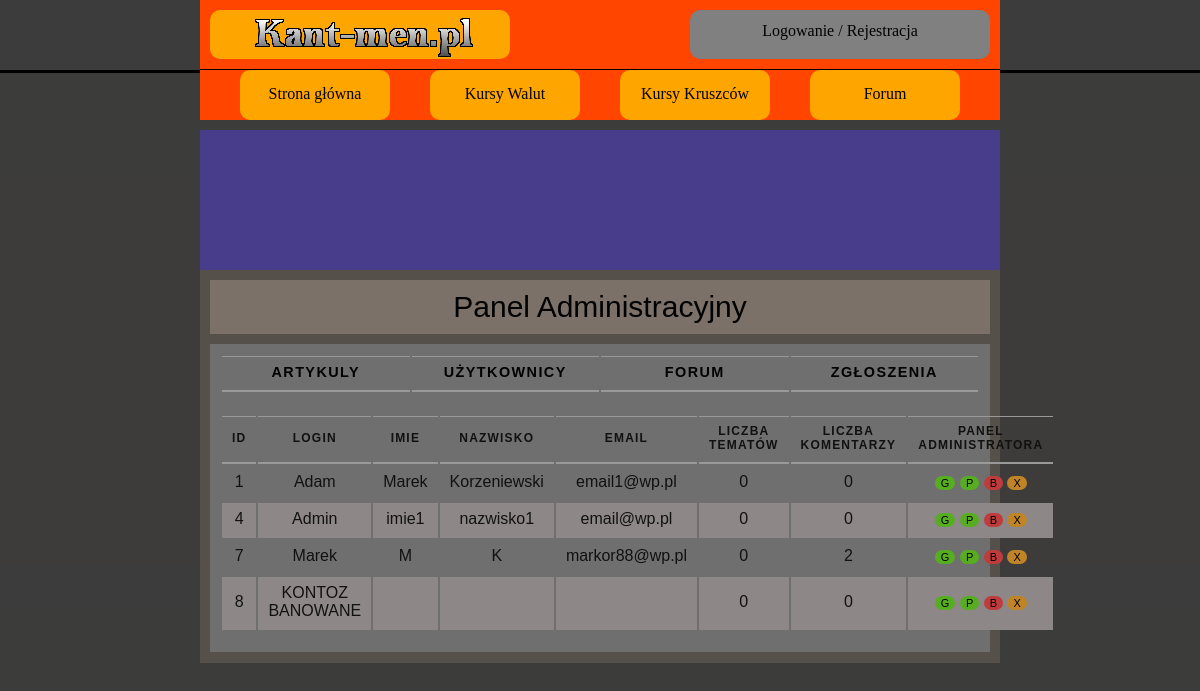
The page /panel_admin_u.php on the database as committed earlier.
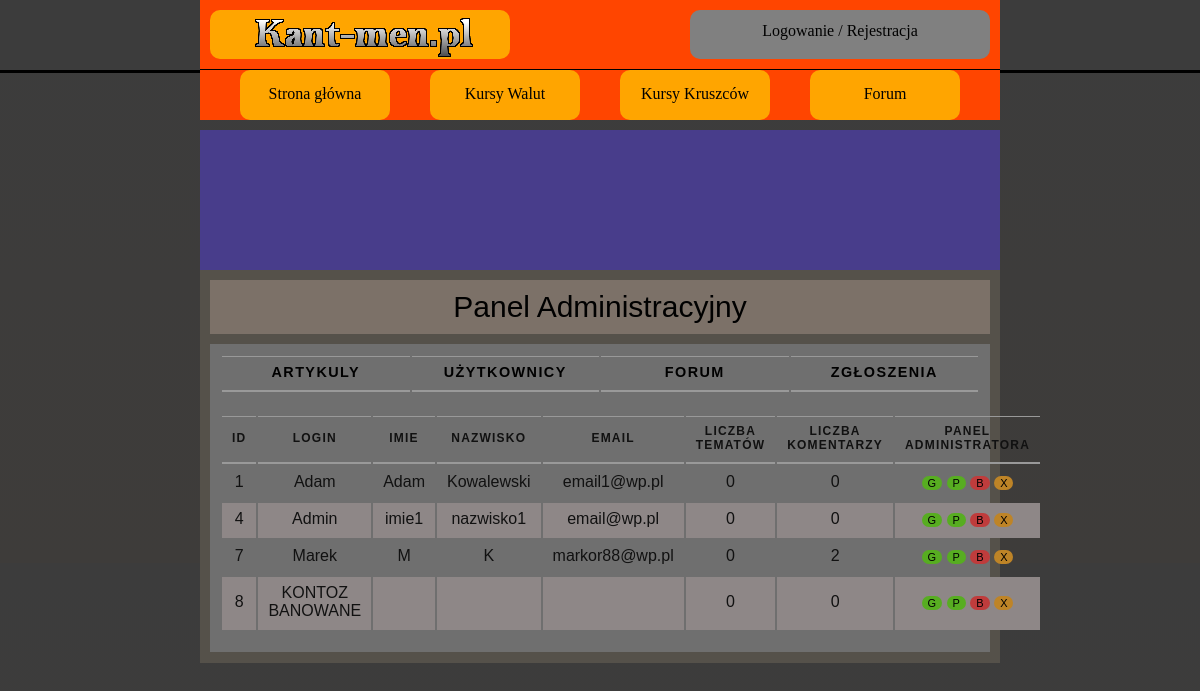
The same page on the database as committed later.
### tables this page shows
CREATE TABLE `user` (
  `ID_USER` int(10) NOT NULL,
  `LOGIN` varchar(20) NOT NULL,
  `HASLO` char(255) NOT NULL,
  `IMIE` varchar(50) NOT NULL,
  `NAZWISKO` varchar(50) NOT NULL,
  `EMAIL` varchar(50) NOT NULL,
  `WIEK` int(10) NOT NULL,
  `MIASTO` varchar(50) NOT NULL,
  `KRAJ` varchar(50) NOT NULL,
  `OPIS_PROFILU` text DEFAULT NULL,
  `ZDJECIE` varchar(255) DEFAULT NULL,
  `STW_WATKI` int(10) NOT NULL DEFAULT 0,
  `LICZ_KOMENTARZY` int(10) NOT NULL DEFAULT 0,
  `UPRAWNIENIA` varchar(10) NOT NULL DEFAULT 'USER'
);

### panel_admin_u.php (the view, shortened to what the changed rows need)
<!DOCTYPE HTML>
<html>
<head>
    <link href="CSS/styleGlowne.css" rel="stylesheet" type="text/css">
    <link href="CSS/stylePanelAdmina.css" rel="stylesheet" type="text/css">
</head>
<body>
<main>
    <article class="artykol">
        <section class="sekcja">
            <table>
                <tr>
                    <th class="panel_artykuly">
                        <a href="panel_admin_a.php">Artykuly</a>
                    </th>
                    <th class="panel_uzytkownicy">
                        <a href="panel_admin_u.php">Użytkownicy</a>
                    </th>
                    <th class="panel_forum">
                        <a href="panel_admin_f.php">Forum</a>
                    </th>
                    <th class="panel_zgloszenia">
                        <a href="panel_admin_z.php">Zgłoszenia</a>
                    </th>
                </tr>
            </table>
                        <?php
                        require_once "polaczeniezMySQL.php";
                        $polaczenie = @new mysqli($host,$db_user,$db_password,$db_name);
                        if($polaczenie->connect_errno!=0)
                        {
                            echo "Error: ".$polaczenie->connect_errno;
                        }
                        else
                        {
                        $rezultat = $polaczenie->query("SELECT * FROM user");
                        if(!$rezultat)
                        {
                            throw new Exception($polaczenie->error);
                        }
                        else
                        {
                        $iterator = 0;
                        ?>
            <div class="tabliczki">
                <table>
                    <tr>
                        <th class="ID">ID</th>
                        <th class="uzytkownik_wst">Login</th>
                        <th class="uzytkownik_wst">Imie</th>
                        <th class="uzytkownik_wst">Nazwisko</th>
                        <th class="uzytkownik_wst">Email</th>
                        <th class="czas_wstawienia">Liczba tematów</th>
                        <th class="liczba_odwiedzin">Liczba Komentarzy</th>
                        <th class="panel_admin">Panel Administratora</th>
                    </tr>
                        <?php
                        while($row = mysqli_fetch_array($rezultat))
                        {
                            if(($iterator%2)==0)
                        {
                        ?>
                    <tr>
                        <td class="ID"><?php echo $row['ID_USER'];?></td>
                        <td class="uzytkownik_wst"><?php echo'<a href="profilowe.php?user='.$row['ID_USER'].'">'.$row['LOGIN'].'</a>';?></td>
                        <td class="uzytkownik_wst"><?php echo $row['IMIE'];?></td>
                        <td class="uzytkownik_wst"><?php echo $row['NAZWISKO'];?></td>
                        <td class="uzytkownik_wst"><?php echo $row['EMAIL'];?></td>
                        <td class="czas_wstawienia"><?php echo $row['STW_WATKI'];?></td>
                        <td class="liczba_odwiedzin"><?php echo $row['LICZ_KOMENTARZY'];?></td>
                        <td class="panel_admin">
                            <a><button type="button" class="mute_glowna" name="butt_glowna" method="post">G</button></a>
                            <a><button type="button" class="mute_glowna" name="butt_glowna" method="post">P</button></a>
                            <a><button type="button" class="ban_button" name="butt_ban" method="post">B</button></a>
                            <a ><button type="button" class="del_button" name="butt_del" method="post">X</button></a>
                        </td>
                    </tr>
                    <?php
                                            }
                                            $iterator++;
                                        }
                            }
                        }
                                        ?>
                </table>
            </div>
        </section>
    </article>
</main>
</body>
</html>

Rows that differ between the two databases and show on the page:
changed user "Adam": IMIE "Marek" → "Adam"; NAZWISKO "Korzeniewski" → "Kowalewski"
